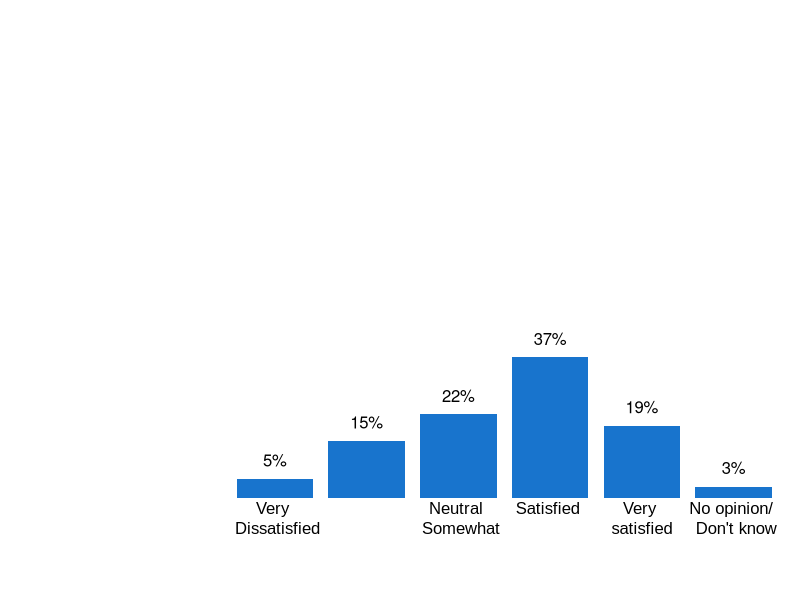
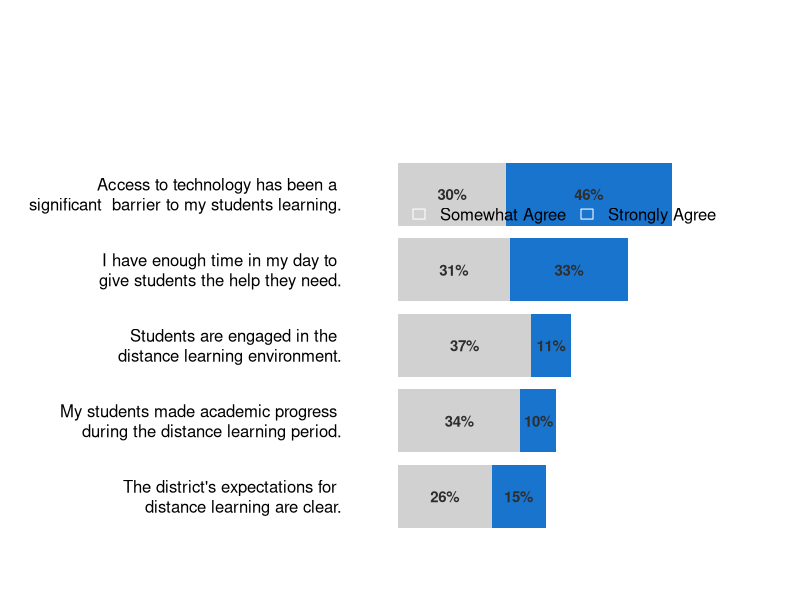
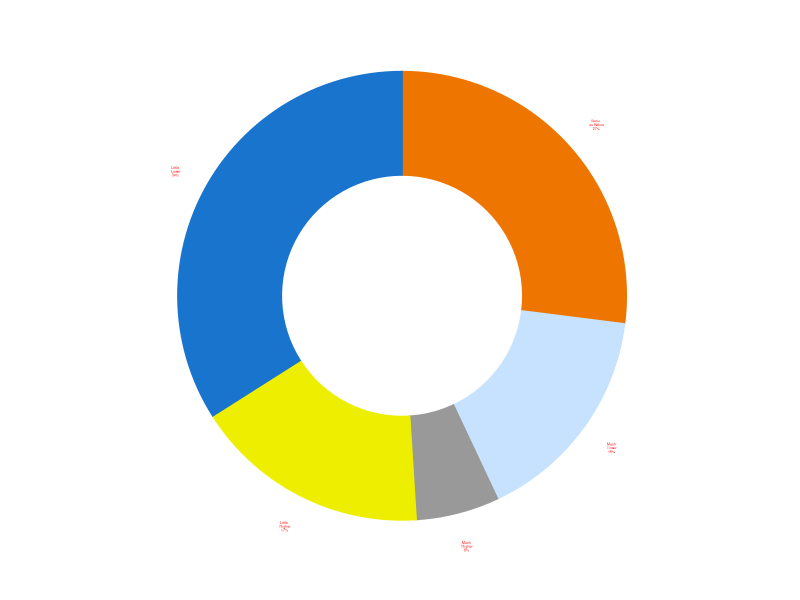
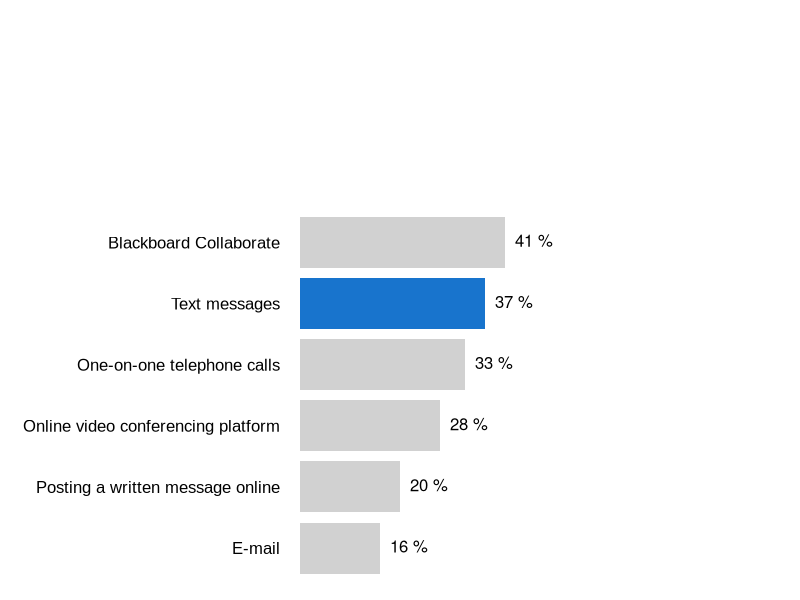
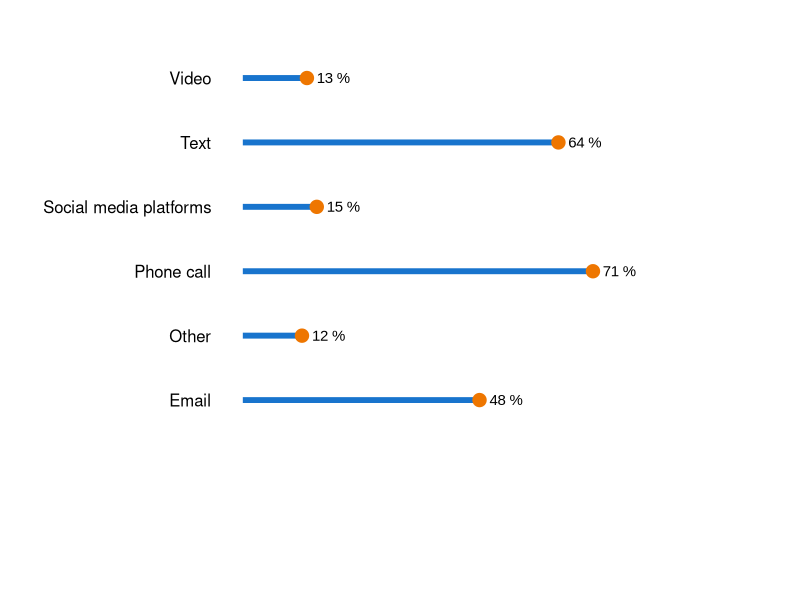
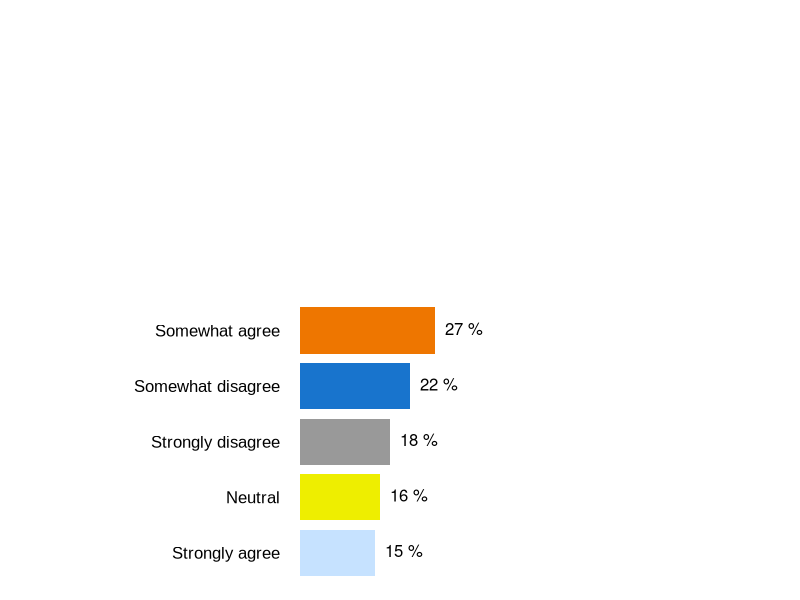

Reproduce these figures in R, in order.
############################################################################################
#### Author:
#### Date:
#### Purpose: Produce graphs for BCPS Covid Staff Report
#### Colors:dodgerblue3", "yellow2","gray60", "slategray1","darkorange2"
#############################################################################################


### GRAPH 1 ####
# How satisfied are you with your school’s/district's online learning experience this spring?#

par(mar=c(5.1, 10, 4, 1.1))
H <- c(5,15,22,37,19,3) # Create the data for the chart.#
M <- c("Very \n Dissatisfied",
       "Somewhat \n Dissatisfied",
       "Neutral \n Somewhat",
       "Satisfied \n",
       "Very \nsatisfied",
       "No opinion/ \n Don't know")

bp <- barplot(H, col =c("dodgerblue3" ),  ylim = range(0,110),
              names.arg = M, horiz = F,
              family="Arial", border = NA, xlim = range(0,7), las=1,
              axes = F)

text(bp, H + 5, paste(H, "%", sep="")) #Automates data labels

### GRAPH 2 ###

par(mar=c(0, 5, 18, 0))
counts<- structure(list(
  
  A = c(37,11),	
  B = c(26,15),	
  C = c(34,10),	
  D = c(30,46),	
  E = c(31,33)),
  
  .Names = c("Students are engaged in the \n distance learning environment.",						
             "The district's expectations for \n distance learning are clear.",					
             "My students made academic progress \n during the distance learning period.",
             "Access to technology has been a \n significant  barrier to my students learning.", 		
             "I have enough time in my day to \n give students the help they need."),
  class = "data.frame",
  row.names = c(NA, -2L)) #4L=number of numbers in each letter vector#

attach(counts)

print(counts)

# barplot
colors <- c("gray82", "dodgerblue3")
counts <- counts[, order(colSums(counts))]
xFun <- function(x) x/2 + c(0, cumsum(x)[-length(x)])
par(mar=c(2, 18, 4, 2) + 0.1) # this sets margins to allow long labels
byc <- barplot(as.matrix(counts), horiz=TRUE, col=colors, #main="N=35"#, 
               border=NA, las=1, xaxt='n',
               ylim = range(0, 7), xlim = range(-10, 100),
               width = 1)
# labels
labs <- data.frame(x=as.vector(sapply(counts, xFun)),  # apply `xFun` here 
                   y=rep(byc, each=nrow(counts)),  # use `byc` here
                   labels=as.vector(apply(counts, 1:2, paste0, "%")), 
                   stringsAsFactors=FALSE)
labs$labels[labs$labels %in% paste0(0:(8*100)/100, "%")] <- "" #masks labels <8

invisible(sapply(seq(nrow(labs)), function(x)  # `invisible` prevents unneeded console output
  text(x=labs[x, 1:2], labels=labs[x, 3], cex=.9, font=2, col='gray18')))


# legend  (set `xpd=TRUE` to plot beyond margins!)
legend(0,5.5,  legend=c("Somewhat Agree","Strongly Agree"),                                                                                                                                                                                                                                                                
       fill=colors, horiz = T, bty='n', xpd=T, border = F)


### GRAPH 3 ###

library(ggpubr)
df <- data.frame(
  group = c("Much\n Lower",
            "Little\n Lower",
            "Same \n as Before",
            "Little \n Higher",
            "Much\n Higher"),
  value = c(16,34,27,17,6))
par(mar=c(5, 0, 5, 5) )  # this sets margins to allow long labels
#par(oma=c(0,0,0,0))
# create labels
df$label <- paste(df$group,
                  scales::percent(df$value/sum(df$value), accuracy = 1), sep = "\n")

ggpubr::ggdonutchart(df, "value",
                     label = "label", # add labels
                     color = "group",
                     fill = "group",
                     lab.pos = c("out"), 
                     lab.font= c(1, "plain", "red"),
                     lab.adjust = 19,
                     radius = 1,
                     borders ='n',
                     palette = c("dodgerblue3", "yellow2","gray60", "slategray1","darkorange2")) +
  theme(legend.position = "none") #DELETES LEGEND
#ggpubr::ggpar(p,ticks=FALSE,xlab=FALSE,ylab=FALSE,font.ytickslab = NULL)
### GRAPH 4 ###
library(tidyverse)
par(mar=c(0, 15, 8, 0))
M<-c('Blackboard Collaborate',
     'Text messages',
     'One-on-one telephone calls',
     'Online video conferencing platform',
     'Posting a written message online',
     'E-mail'
)

H<-c(41,37,33,28,20,16)

df_graph3 <- data.frame(M=M,H=H)
df_graph3 <- df_graph3 %>%
  arrange(.$H)
c <-barplot(df_graph3$H, col =c("gray82",  "gray82",
                                "gray82", "gray82","dodgerblue3"),
            names.arg = df_graph3$M, horiz = TRUE, 
            family="Arial", border = NA,  
            xlim = range(0,100), ylim = range(0, 0.08), 
            axes = FALSE, width = 0.01, las=1)
text(df_graph3$H, c, labels = paste(df_graph3$H,"%"), pos = 4.5)


#### GRAPH 5 ###
library(dplyr)
library(ggplot2)
#par(mar=c(1, 1, 1, 1))
#par(oma=c(0,0,2,0))

df_graph2 <- data.frame(
    parameters = c("Phone call",	
              "Text",	
              "Email",	
              "Video",	
              "Social media platforms",	
              "Other") ,
    values = c(71,64,48,13,15,12))
df_graph2 %>%
  ggplot() + aes(x=parameters, y=values) +
  geom_segment( aes(x=parameters, xend=parameters, y=0, yend=values), color="dodgerblue3", size=2) +
  geom_point( color="darkorange2", size=4.2, alpha=1) +
  geom_text(aes(label = paste(values,"%")), hjust = -.3,size=3.8,family="Arial") + 
  expand_limits(y = 100)+
  theme_light() +
  coord_flip() +
  theme(
    plot.margin = margin(1, 1, 4, 1.1, "cm"),
    panel.grid.major.y = element_blank(),
    axis.text.y = element_text(color = 'black', size = 12, hjust = 1),
    panel.border = element_blank(),
    axis.ticks.y = element_blank(),
    axis.ticks.x = element_blank(),
    axis.title.x = element_blank(),
    axis.title.y = element_blank(),
    axis.text.x = element_blank(),
    panel.grid.major.x = element_blank(),
    panel.grid.minor.x = element_blank()
  )

### GRAPH 6 ###
par(mar=c(0, 15, 10, 0))

M<-c("Strongly disagree",	
     "Somewhat disagree",	
     "Neutral",
     "Somewhat agree",	
     "Strongly agree")

H<-c(18,22,16,27,15) # Create the data for the chart, from crosstab.#
df_graph3 <- data.frame(M=M,H=H)
df_graph3 <- df_graph3 %>%
  arrange(.$H)
c <-barplot(df_graph3$H, col =c( "slategray1", "yellow2","gray60","dodgerblue3","darkorange2"),
            names.arg = df_graph3$M, horiz = TRUE, 
            family="Arial", border = NA,  
            xlim = range(0,100), ylim = range(0, 0.08), 
            axes = FALSE, width = 0.01, las=1)
text(df_graph3$H, c, labels = paste(df_graph3$H,"%"), pos = 4.5)

### GRAPH 7 ###


### GRAPH 8 ###sd





